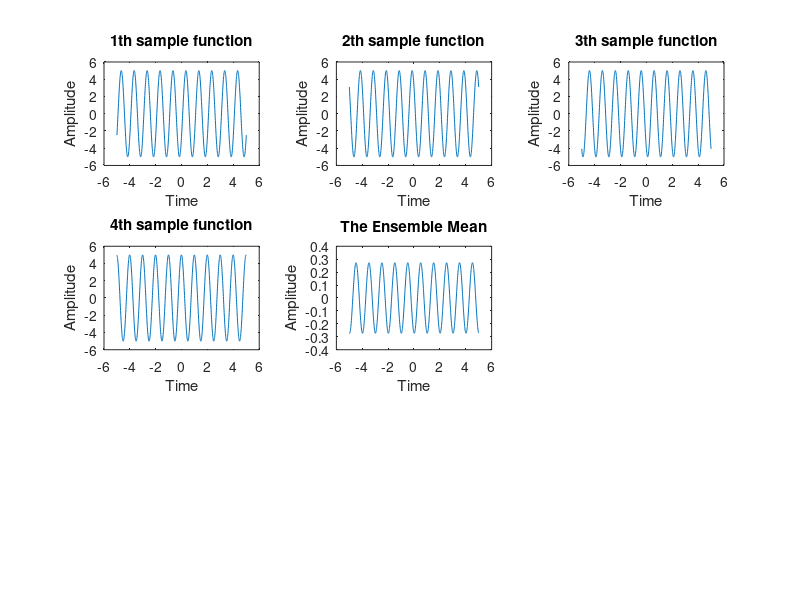

Recreate this plot in MATLAB. (Note: this script raises an error after producing the figure.)

theta = unifrnd(-pi,pi,1000);
omega_c = 2*pi;
A = 5;
t2 =linspace(-5,5,1000);
Step_Size = t2(1,2)-t2(1,1);
for i=1:1000
    x(i,:)=A * cos(omega_c .* t2 +theta(1,i));
end
%% Plot M
 disp("5 sample functions");
   for i=1:5  %M
     subplot(3,3,i);
     plot(t2,x(i,:));
     title (sprintf('%dth sample function',i))
     xlabel('Time');
     ylabel('Amplitude');
   end
%% Enssemble mean,plot
disp("Enssemble");
m_mean = mean(x);
plot(t2,m_mean)
title('The Ensemble Mean')
xlabel('Time');
ylabel('Amplitude');
%% Calculates the time mean 
disp("TIME_ACC");
Summation=sum(x(5,:)); %n 
Time_mean=abs(Summation*Step_Size*(1/10)) % largest of t - smallest of t
%% Calculate and plot the statistical auto-correlation (CHECK TOMORROW FROM TARIK YA 3LEQ)
disp("statistical_ACC");
S_AC=0;
for v=1:1000
    S_AC=S_AC+ (x(v,4)*x(v,20)); %I,J
end
S_AC=S_AC/height(x)
%% Calculate the time auto-correlation function
tawo=1;
disp("TIME_ACC");
Time_ACC= zeros(1,width(x));
for tawo=1:width(x)-1
    for i=1:width(x) %From 1 to the size of the columns
        if i+tawo <= width(x)
       Time_ACC(tawo)=Time_ACC(tawo)+(x(6,i)*x(6,i+tawo)*Step_Size *(1/10)); %n
        end
    end
end
 plot(t2,Time_ACC)
 title('Time Auto-Correlation Function');
 xlabel('Time');
 ylabel('Amplitude');
%% Calculate and plot the power spectral density
FT_S_AC=zeros(height(x),width(x));
for I=1:width(x)
    for J=1:width(x)
        for v=1:height(x)       
    FT_S_AC(I,J)=FT_S_AC(I,J)+(x(v,I)*x(v,J)); %I,J
        end
        FT_S_AC(I,J)=FT_S_AC(I,J)/height(x);
    end
end
FFT_S_AC= fftshift(fft(FT_S_AC))./length(t2);
FFT_S_AC=abs(FFT_S_AC);
z=linspace(-50,50,width(x));
surf(FT_S_AC)
title("The Statistical Auto-Correlation");
xlabel('Time');
ylabel('Amplitude');
set(FT_S_AC,'LineStyle','none')
plot(z,FFT_S_AC)
title('Power Spectral Density');
xlabel('Frequency in HZ');
ylabel('Amplitude');
%% Calculate the total average power of the process

total_average_power=FT_S_AC(2,2);